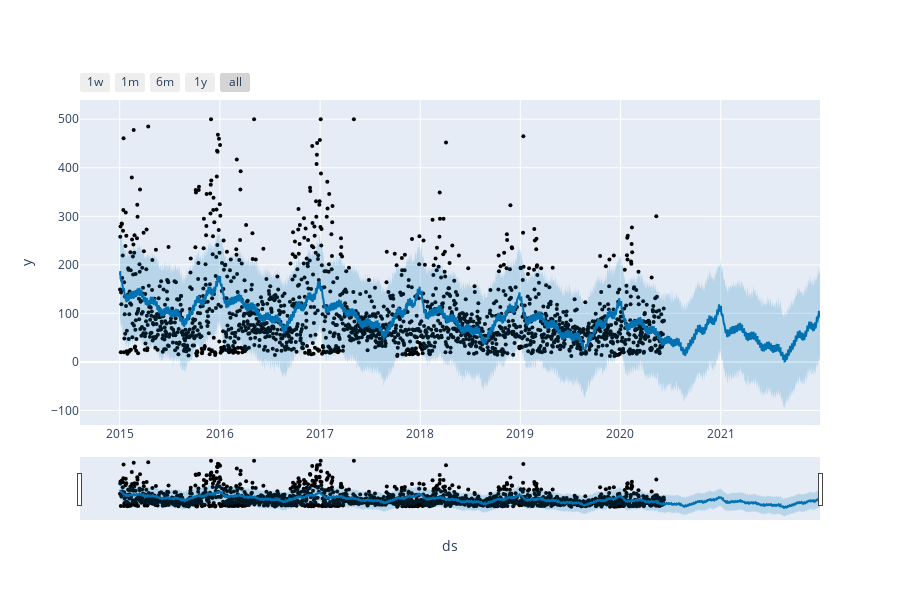

This figure's notebook cell:
### Code cell
from prophet.plot import plot_plotly, plot_components_plotly

plot_plotly(m, forecast)

### Figure 1 — Plotly figure (JSON) as saved in the notebook; plotly's stock layout.template omitted (floating-point values rounded to 4 significant figures; data arrays with more than 128 entries replaced by an {"elided": "..."} marker saying what was removed)
{"data": [{"marker": {"color": "black", "size": 4}, "mode": "markers", "name": "Actual", "type": "scatter", "x": {"elided": "1924 str values"}, "y": {"elided": "1924 int values"}}, {"hoverinfo": "skip", "line": {"width": 0}, "mode": "lines", "type": "scatter", "x": {"elided": "2508 str values"}, "y": {"elided": "2508 float values"}}, {"fill": "tonexty", "fillcolor": "rgba(0, 114, 178, 0.2)", "line": {"color": "#0072B2", "width": 2}, "mode": "lines", "name": "Predicted", "type": "scatter", "x": {"elided": "2508 str values"}, "y": {"elided": "2508 float values"}}, {"fill": "tonexty", "fillcolor": "rgba(0, 114, 178, 0.2)", "hoverinfo": "skip", "line": {"width": 0}, "mode": "lines", "type": "scatter", "x": {"elided": "2508 str values"}, "y": {"elided": "2508 float values"}}], "layout": {"height": 600, "showlegend": false, "width": 900, "xaxis": {"rangeselector": {"buttons": [{"count": 7, "label": "1w", "step": "day", "stepmode": "backward"}, {"count": 1, "label": "1m", "step": "month", "stepmode": "backward"}, {"count": 6, "label": "6m", "step": "month", "stepmode": "backward"}, {"count": 1, "label": "1y", "step": "year", "stepmode": "backward"}, {"step": "all"}]}, "rangeslider": {"visible": true}, "title": {"text": "ds"}, "type": "date"}, "yaxis": {"title": {"text": "y"}}}}
